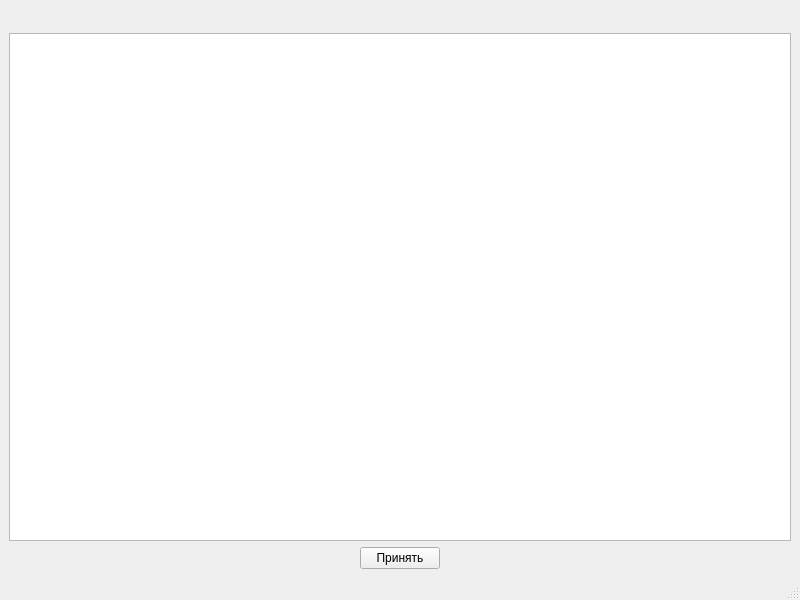
<?xml version="1.0" encoding="UTF-8"?>
<ui version="4.0">
 <class>UpdateTables</class>
 <widget class="QMainWindow" name="UpdateTables">
  <property name="geometry">
   <rect>
    <x>0</x>
    <y>0</y>
    <width>800</width>
    <height>600</height>
   </rect>
  </property>
  <property name="windowTitle">
   <string>MainWindow</string>
  </property>
  <widget class="QWidget" name="centralwidget">
   <layout class="QGridLayout" name="gridLayout">
    <item row="2" column="0">
     <spacer name="horizontalSpacer">
      <property name="orientation">
       <enum>Qt::Horizontal</enum>
      </property>
      <property name="sizeHint" stdset="0">
       <size>
        <width>40</width>
        <height>20</height>
       </size>
      </property>
     </spacer>
    </item>
    <item row="2" column="1">
     <widget class="QPushButton" name="pushButton">
      <property name="text">
       <string>Принять</string>
      </property>
     </widget>
    </item>
    <item row="2" column="2">
     <spacer name="horizontalSpacer_2">
      <property name="orientation">
       <enum>Qt::Horizontal</enum>
      </property>
      <property name="sizeHint" stdset="0">
       <size>
        <width>40</width>
        <height>20</height>
       </size>
      </property>
     </spacer>
    </item>
    <item row="1" column="0" colspan="3">
     <widget class="QTableView" name="tableView"/>
    </item>
    <item row="0" column="0" colspan="3">
     <widget class="QLabel" name="label">
      <property name="font">
       <font>
        <pointsize>12</pointsize>
        <weight>75</weight>
        <bold>true</bold>
       </font>
      </property>
      <property name="text">
       <string/>
      </property>
      <property name="alignment">
       <set>Qt::AlignCenter</set>
      </property>
     </widget>
    </item>
   </layout>
  </widget>
  <widget class="QMenuBar" name="menubar">
   <property name="geometry">
    <rect>
     <x>0</x>
     <y>0</y>
     <width>800</width>
     <height>21</height>
    </rect>
   </property>
  </widget>
  <widget class="QStatusBar" name="statusbar"/>
 </widget>
 <resources/>
 <connections/>
</ui>
